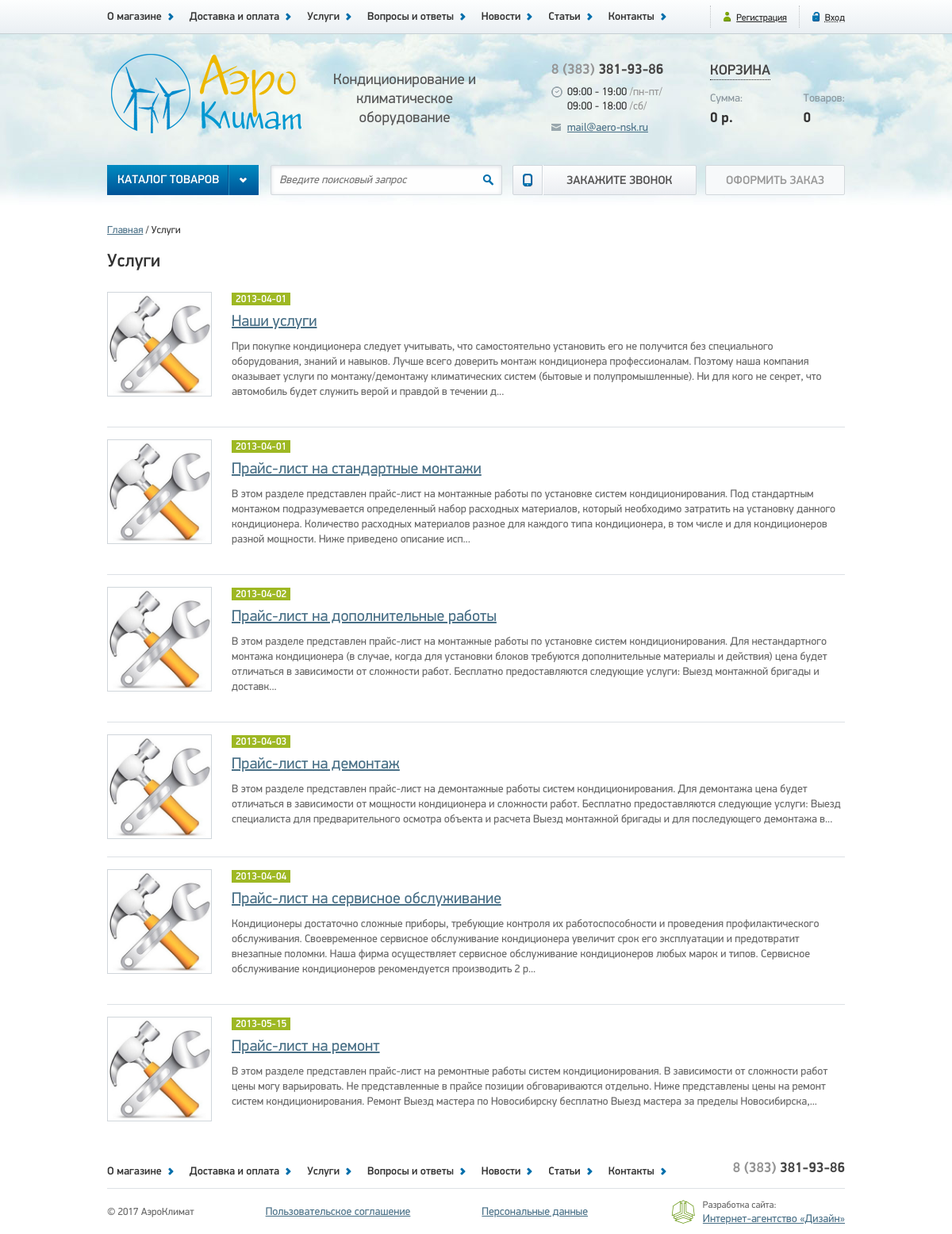
/services, run on the app's committed database.
### tables this page shows
CREATE TABLE `pages` (
  `id` int(3) NOT NULL AUTO_INCREMENT,
  `name` varchar(255) NOT NULL,
  `title` varchar(255) NOT NULL,
  `meta_d` varchar(255) NOT NULL,
  `meta_k` varchar(255) NOT NULL,
  `text` text NOT NULL,
  `text1` text,
  `text2` text,
  `text3` text,
  PRIMARY KEY (`id`)
);

CREATE TABLE `services` (
  `id` int(5) NOT NULL AUTO_INCREMENT,
  `author_id` int(5) DEFAULT NULL,
  `title` varchar(255) NOT NULL,
  `date` date NOT NULL,
  `image` varchar(255) DEFAULT NULL,
  `text` text NOT NULL,
  PRIMARY KEY (`id`),
  KEY `fk_author_services` (`author_id`),
  CONSTRAINT `fk_author_services` FOREIGN KEY (`author_id`) REFERENCES `authors` (`id`) ON DELETE NO ACTION ON UPDATE NO ACTION
);

### app/Controllers/Services.php (called while the page is built, shortened)
<?php
class Services
    extends Controller
{
    protected function actionDefault()
    {
        $this->view->items = Service::findAll();
        $this->view->page  = Page::findByName('services');
        $this->view->display(__DIR__ . '/../../views/default/news.php');
    }
}

### public/index.php (called while the page is built, shortened)
<?php
$uri = $_SERVER['REQUEST_URI'];
$parts = explode('/', $uri);
foreach ($parts as $key => $part){
    $parts[$key] = ucfirst($part);
}
if ($parts[1] === 'Admin'){
    $controllerClass = '\\App\\Controllers\\Admin\\' . (!empty($parts[2]) ? $parts[2] : 'Index');
    if (!class_exists($controllerClass)) {
        $controller = new Errors();
        $controller->action('403');
    }
    $actionName = (!empty($parts[3]) ? $parts[3] : 'Default');
} else {
    $actionName = (!empty($parts[2]) ? $parts[2] : 'Default');
}
$controller = new $controllerClass;
try {
    $controller->action($actionName);
} catch (DbException $e) {
    $controller = new Errors();
    $controller->action('500');
} catch (NotFoundException $e) {
    $controller = new Errors();
    $controller->action('404');
} catch (UploaderException $e) {
    $controller = new Errors();
    $controller->action('400');
}

### app/Db.php (called while the page is built, shortened)
<?php
class Db
{
    protected $dbh;
    public function __construct()
    {
        $config = Config::getInstance()->data;
        $dsn = 'mysql:host=' . $config['db']['host'] . ';dbname=' . $config['db']['dbname'];
        try {
            $this->dbh = new \PDO($dsn, $config['db']['user'], $config['db']['password']);
        } catch (\PDOException $e) {
            $exc = new DbException($e->getMessage(), $e->getCode());
            Logger::getInstance()->emergency($exc);
            throw $exc;
        }
    }
    public function query(string $sql, string $class, array $params = [])
    {
        try {
            $sth = $this->dbh->prepare($sql);
            $sth->execute($params);
            return $sth->fetchAll(\PDO::FETCH_CLASS, $class);
        } catch (\PDOException $e) {
            $exc = new DbException($e->getMessage(), $e->getCode());
            Logger::getInstance()->error($exc);
            throw $exc;
        }
    }
}

### app/Traits/Singleton.php (called while the page is built, shortened)
<?php
trait Singleton
{
    private static $instance = null;
    public static function getInstance()
    {
        if (static::$instance === null) {
            static::$instance = new static();
        }
        return static::$instance;
    }
}

### app/Config.php (called while the page is built, shortened)
<?php
class Config
{
    private function __construct()
    {
        $this->data = require __DIR__ . '/../config/config.php';
    }
}

### config/config.php (called while the page is built)
<?php
return [
    'db' => [
        'host'     => 'localhost',
        'dbname'   => 'aero',
        'user'     => 'root',
        'password' => ''
    ],
    'log' => [
        'error'    => __DIR__ . '/../logs/errors.log'
    ],
    'image' => [
        'path'     => __DIR__ . '/../public/images/'
    ]
];

### app/Models/Model.php (called while the page is built, shortened)
<?php
abstract class Model
{
    protected static $table = null;
    public static function findAll()
    {
        $sql = 'SELECT * FROM ' . static::$table . ' ORDER BY id';
        $db = new Db();
        $data = $db->query($sql, static::class);
        return $data;
    }
    public static function findByName(string $name)
    {
        $sql = 'SELECT * FROM ' . static::$table . ' WHERE name=:name';
        $params = [
            ':name' => $name
        ];
        $db = new Db();
        $data = $db->query($sql, static::class, $params);
        return array_shift($data);
    }
}

### app/Traits/Magic.php (called while the page is built, shortened)
<?php
trait Magic
{
    protected $data = [];
    public function __set($name, $value)
    {
        $this->data[$name] = $value;
    }
    public function __get($name)
    {
        return $this->data[$name];
    }
}

### app/Models/Service.php (called while the page is built, shortened)
<?php
class Service
    extends Model
{
    public function __get($name)
    {
        return $this->data[$name];
    }
}

### views/default/news.php (the view)
<?php require __DIR__ . '/../header.php'; ?>
<section class="container clearfix">
    <div class="path">
        <span>
            <a href="/">Главная</a>
        </span>
        <span>
            <?php echo $page->title; ?>
        </span>
    </div>
    <main class="wide">
        <h1><?php echo $page->title; ?></h1>
        <?php foreach ($items as $item) : ?>
            <article class="clearfix">
                <img class="left" src="/images/<?php echo $page->name; ?>/<?php echo $item->image; ?>" width="130"/>
                <span class="date"><?php echo $item->date; ?></span>
                <a href="/<?php echo $page->name; ?>/show/?id=<?php echo $item->id; ?>" class="title">
                    <?php echo $item->title; ?>
                </a>
                <p><?php echo strip_tags(mb_substr($item->text, 0, 400) . '...'); ?></p>
            </article>
        <?php endforeach; ?>
    </main>
</section>
<?php require __DIR__ . '/../footer.php';

### public/css/style.css (style rules this page uses)
.left { float: left; }
.clearfix::after { content:""; display: table; clear: both; }
body { background: #ffffff url(/images/bg.jpg) repeat-x 0 42px; }
p { font: 14px/19px "Display"; color: #666666; margin-top: 10px; margin-bottom: 20px; }
h1 { font: 23px "DisplayMedium"; color: #333; padding-bottom: 10px; }
.container { width: 930px; margin: 0 auto; }
.path { margin: 15px 0; font: 13px "Display"; color: #333333; }
.path a { font-size: 13px; }
.path span:after { content: " / "; }
.path span:last-child::after { content: ""; }
main.wide img, main.narrow img { border: 1px solid #D0D6DB; margin: 0 25px 7px 0; }
main.wide article, main.narrow article { padding: 15px 0; border-bottom: 1px solid #dde1e5; }
main.wide article:last-child, main.narrow article:last-child { border-bottom: none; }
main.wide .date, main.narrow .date { font: 13px "DisplayMedium"; color: #fff; padding: 0 5px; background: #9eb823; }
main.wide .title, main.narrow .title { display: block; font: 20px/24px "Display"; margin: 8px 0; }

### data on the page
pages: title "Услуги"
services: image.name (picture), date "2013-04-01", title "Наши услуги", text "При покупке кондиционера следует учитывать, что самостоятельно установить его не получится без специального оборудования, знаний и навыков. Лучше всего доверить монтаж кондиционера профессионалам. Поэтому наша компания оказывает услуги по монтажу/демонтажу климатических систем (бытовые и полупромышленные). Ни для кого не секрет, что автомобиль будет служить верой и правдой в течении д..."
services: image.name (picture), date "2013-04-01", title "Прайс-лист на стандартные монтажи", text "В этом разделе представлен прайс-лист на монтажные работы по установке систем кондиционирования. Под стандартным монтажом подразумевается определенный набор расходных материалов, который необходимо затратить на установку данного кондиционера. Количество расходных материалов разное для каждого типа кондиционера, в том числе и для кондиционеров разной мощности. Ниже приведено описание исп..."
services: image.name (picture), date "2013-04-02", title "Прайс-лист на дополнительные работы", text "В этом разделе представлен прайс-лист на монтажные работы по установке систем кондиционирования. Для нестандартного монтажа кондиционера (в случае, когда для установки блоков требуются дополнительные материалы и действия) цена будет отличаться в зависимости от сложности работ. Бесплатно предоставляются следующие услуги: Выезд монтажной бригады и доставк..."
services: image.name (picture), date "2013-04-03", title "Прайс-лист на демонтаж", text "В этом разделе представлен прайс-лист на демонтажные работы систем кондиционирования. Для демонтажа цена будет отличаться в зависимости от мощности кондиционера и сложности работ. Бесплатно предоставляются следующие услуги: Выезд специалиста для предварительного осмотра объекта и расчета Выезд монтажной бригады и для последующего демонтажа в..."
services: image.name (picture), date "2013-04-04", title "Прайс-лист на сервисное обслуживание", text "Кондиционеры достаточно сложные приборы, требующие контроля их работоспособности и проведения профилактического обслуживания. Своевременное сервисное обслуживание кондиционера увеличит срок его эксплуатации и предотвратит внезапные поломки. Наша фирма осуществляет сервисное обслуживание кондиционеров любых марок и типов. Сервисное обслуживание кондиционеров рекомендуется производить 2 р..."
services: image.name (picture), date "2013-05-15", title "Прайс-лист на ремонт", text "В этом разделе представлен прайс-лист на ремонтные работы систем кондиционирования. В зависимости от сложности работ цены могу варьировать. Не представленные в прайсе позиции обговариваются отдельно. Ниже представлены цены на ремонт систем кондиционирования. Ремонт Выезд мастера по Новосибирску бесплатно Выезд мастера за пределы Новосибирска,..."
